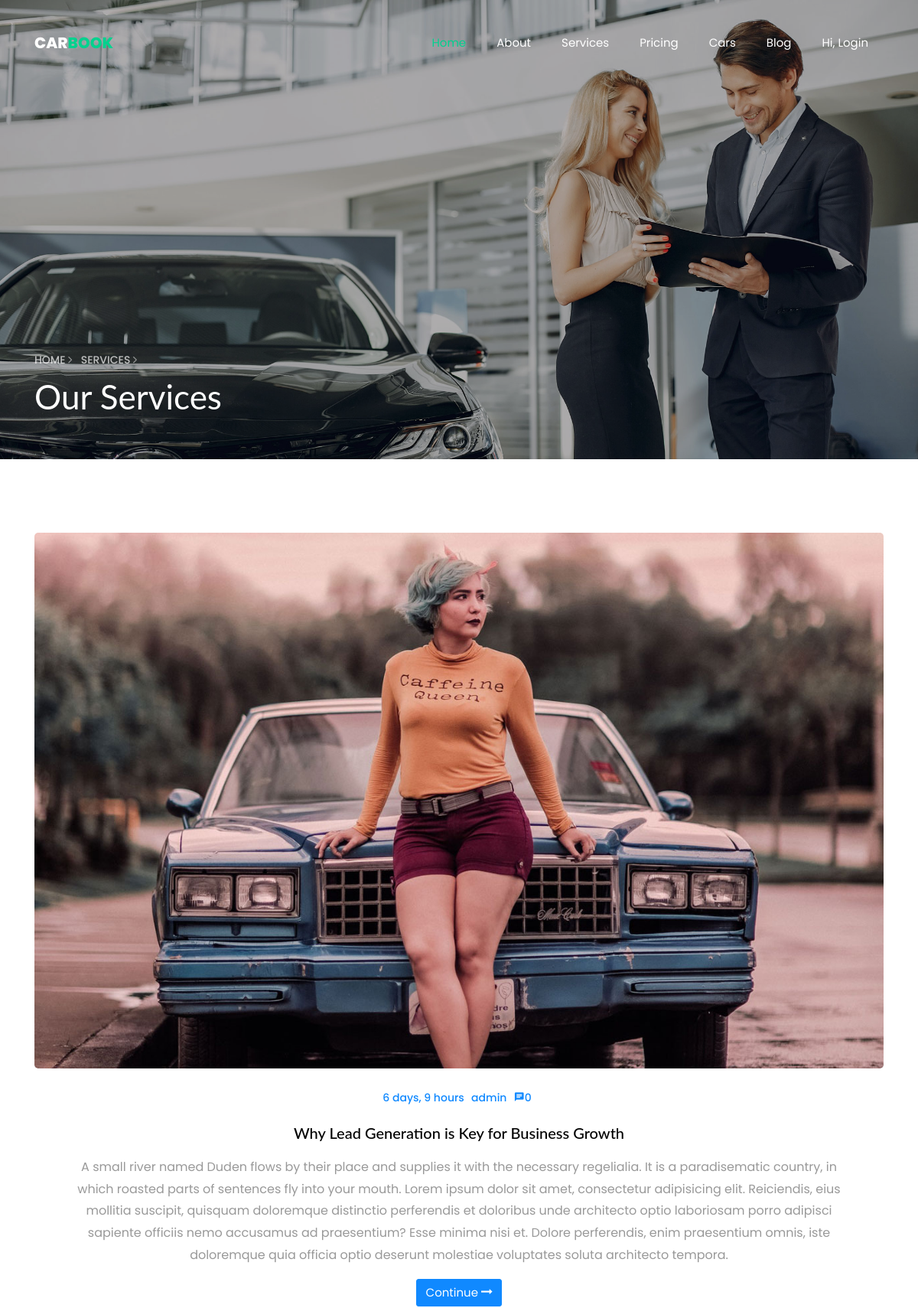
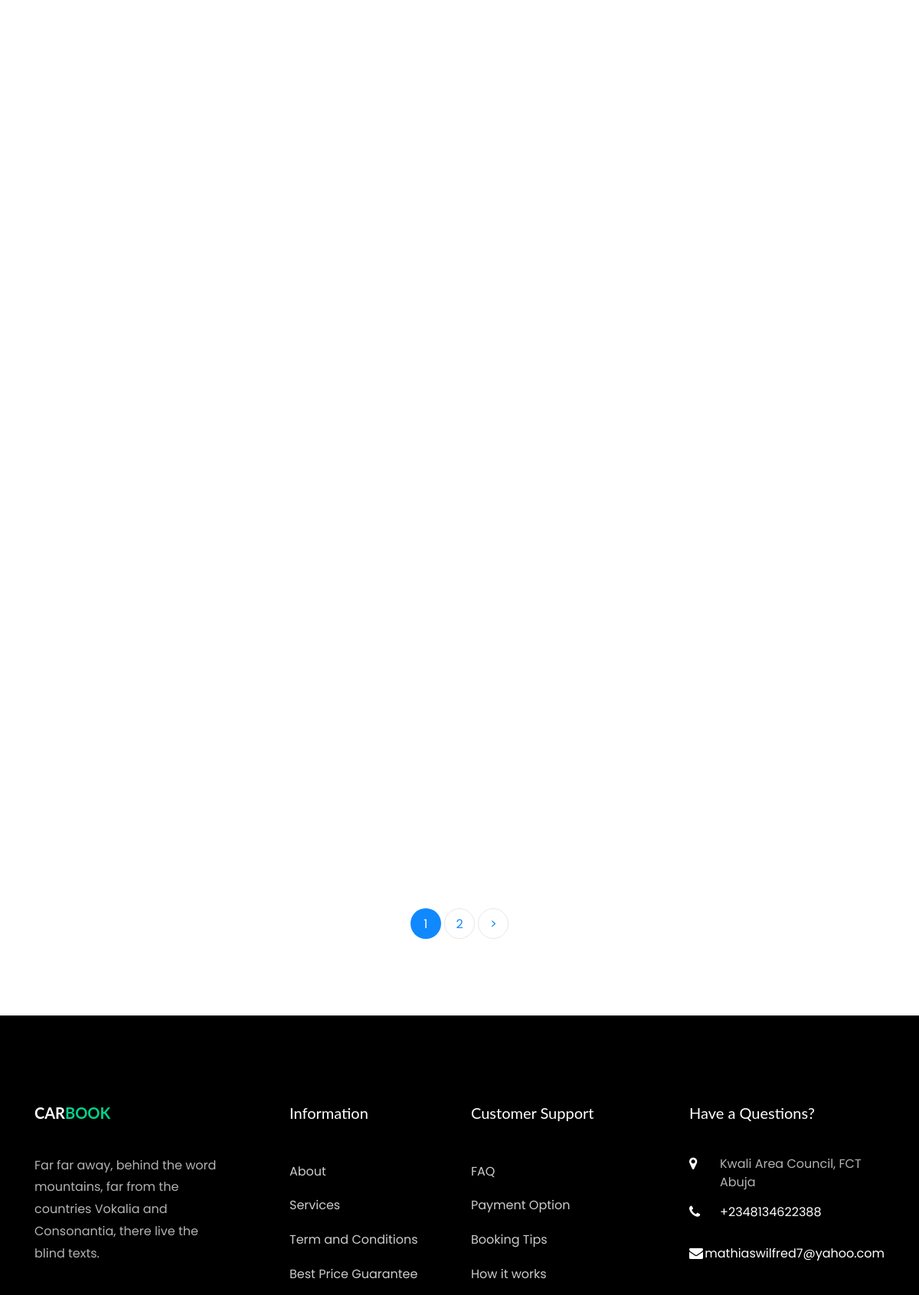
Page /blog (upper part) on the committed database (2 pictures, top to bottom).
### rentalApp/models.py (models this page shows, shortened)
class Blog(models.Model):
    user = models.ForeignKey(User, on_delete=models.CASCADE, null=True)
    title = models.CharField(max_length=255)
    image = models.ImageField(upload_to='media')
    body =models.TextField(max_length=3000)
    date = models.DateTimeField(auto_now_add=True)

### authentication/models.py (models this page shows)
class CustomUser(AbstractUser):
    name = models.CharField(max_length=255)
    first_name = models.CharField(max_length=255, null=True)
    second_name = models.CharField(max_length=255, null=True)
    photo = models.ImageField(upload_to='media', null=True)

### rentalApp/views.py (the view)
# urls.py: path('blog', v.blog, name='blog'),
def blog(request):
    blogs = Blog.objects.annotate(count_msg=Count('blogcomment'))
    paginator = Paginator(blogs, 2)  # Show 2 blogs per page
    page = request.GET.get('page')
    blogs = paginator.get_page(page)
    context = {
        'blogs': blogs,
    }
    return render(request, 'rentalApp/blog.html', context)

### rentalApp/templates/rentalApp/blog.html (shortened to what this page needs)
{% extends 'rentalApp/base/service_pricing_base.html' %}
{% load static %}
{% block content %}
    <section class="ftco-section">
      <div class="container">
        <div class="row d-flex justify-content-center">
          {% for blog in blogs %}
          <div class="col-md-12 text-center d-flex ftco-animate">
          	<div class="blog-entry justify-content-end mb-md-5">
              <a href="{% url 'blog_detail' blog.id %}" class="block-20 img" style="background-image: url({{blog.image.url}});">
              </a>
              <div class="text px-md-5 pt-4">
              	<div class="meta mb-3">
                  <div><a href="#">{{blog.date|timesince }}</a></div>
                  <div><a href="#">{{blog.user}}</a></div>
                  <div><a href="#" class="meta-chat"><span class="icon-chat"></span>{{blog.count_msg}}</a></div>
                </div>
                <h3 class="heading mt-2"><a href="#">{{blog.title}}</a></h3>
                <p>{{blog.body}}</p>
                <p><a href="{% url 'blog_detail' blog.id %}" class="btn btn-primary">Continue <span class="icon-long-arrow-right"></span></a></p>
              </div>
            </div>
          </div>
          {% endfor %}
        </div>
        <div class="row mt-5">
          <div class="col text-center">
              <div class="block-27">
                  <ul>
                      {% for num in blogs.paginator.page_range %}
                          {% if blogs.number == num %}
                              <li class="active"><span>{{ num }}</span></li>
                          {% else %}
                              <li><a href="{% url 'blog' %}?page={{ num }}">{{ num }}</a></li>
                          {% endif %}
                      {% endfor %}
                      {% if blogs.has_next %}
                          <li><a href="{% url 'blog' %}?page={{ blogs.next_page_number }}">&gt;</a></li>
                      {% endif %}
                  </ul>
              </div>
          </div>
      </div>
      </div>
    </section>
{% endblock %}

### rentalApp/static/rentalApp/css/icomoon.css (style rules this page uses)
[class^="icon-"], [class*=" icon-"] { font-family: 'icomoon' !important; speak: none; font-style: normal; font-weight: normal; font-variant: normal; text-transform: none; line-height: 1; -webkit-font-smoothing: antialiased; -moz-osx-font-smoothing: grayscale; }
.icon-long-arrow-right:before { content: "\f178"; }
.icon-chat:before { content: "\e0b7"; }

### rows in the picture
Blog: image (picture), date "6 days, 9 hours", user "admin", count_msg "0", title "Why Lead Generation is Key for Business Growth", body "A small river named Duden flows by their place and supplies it with the necessary regelialia. It is a paradisematic country, in which roasted parts of sentences fly into your mouth. Lorem ipsum dolor sit amet, consectetur adipisicing elit. Reiciendis, eius mollitia suscipit, quisquam doloremque distinctio perferendis et doloribus unde architecto optio laboriosam porro adipisci sapiente officiis nemo accusamus ad praesentium? Esse minima nisi et. Dolore perferendis, enim praesentium omnis, iste doloremque quia officia optio deserunt molestiae voluptates soluta architecto tempora."

### other values in the picture
{{ num }} "1"
{{ num }} "2"
